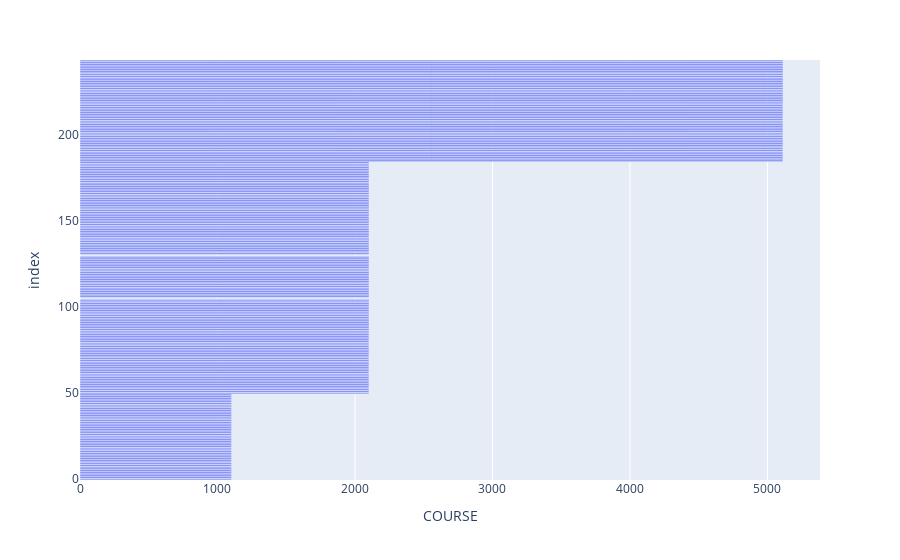

Notebook source saved alongside this figure:
### Code cell
fig_bar = px.bar(df, x="COURSE", barmode="group")
fig_bar.show()

### Figure 1 — Plotly figure (JSON) as saved in the notebook; plotly's stock layout.template omitted (floating-point values rounded to 4 significant figures; data arrays with more than 128 entries replaced by an {"elided": "..."} marker saying what was removed)
{"data": [{"alignmentgroup": "True", "hovertemplate": "COURSE=%{x}<br>index=%{y}<extra></extra>", "legendgroup": "", "marker": {"color": "#636efa", "pattern": {"shape": ""}}, "name": "", "offsetgroup": "", "orientation": "h", "showlegend": false, "textposition": "auto", "type": "bar", "x": {"elided": "242 int values"}, "xaxis": "x", "y": {"elided": "242 int values"}, "yaxis": "y"}], "layout": {"barmode": "group", "legend": {"tracegroupgap": 0}, "margin": {"t": 60}, "xaxis": {"anchor": "y", "domain": [0, 1], "title": {"text": "COURSE"}}, "yaxis": {"anchor": "x", "domain": [0, 1], "title": {"text": "index"}}}}
